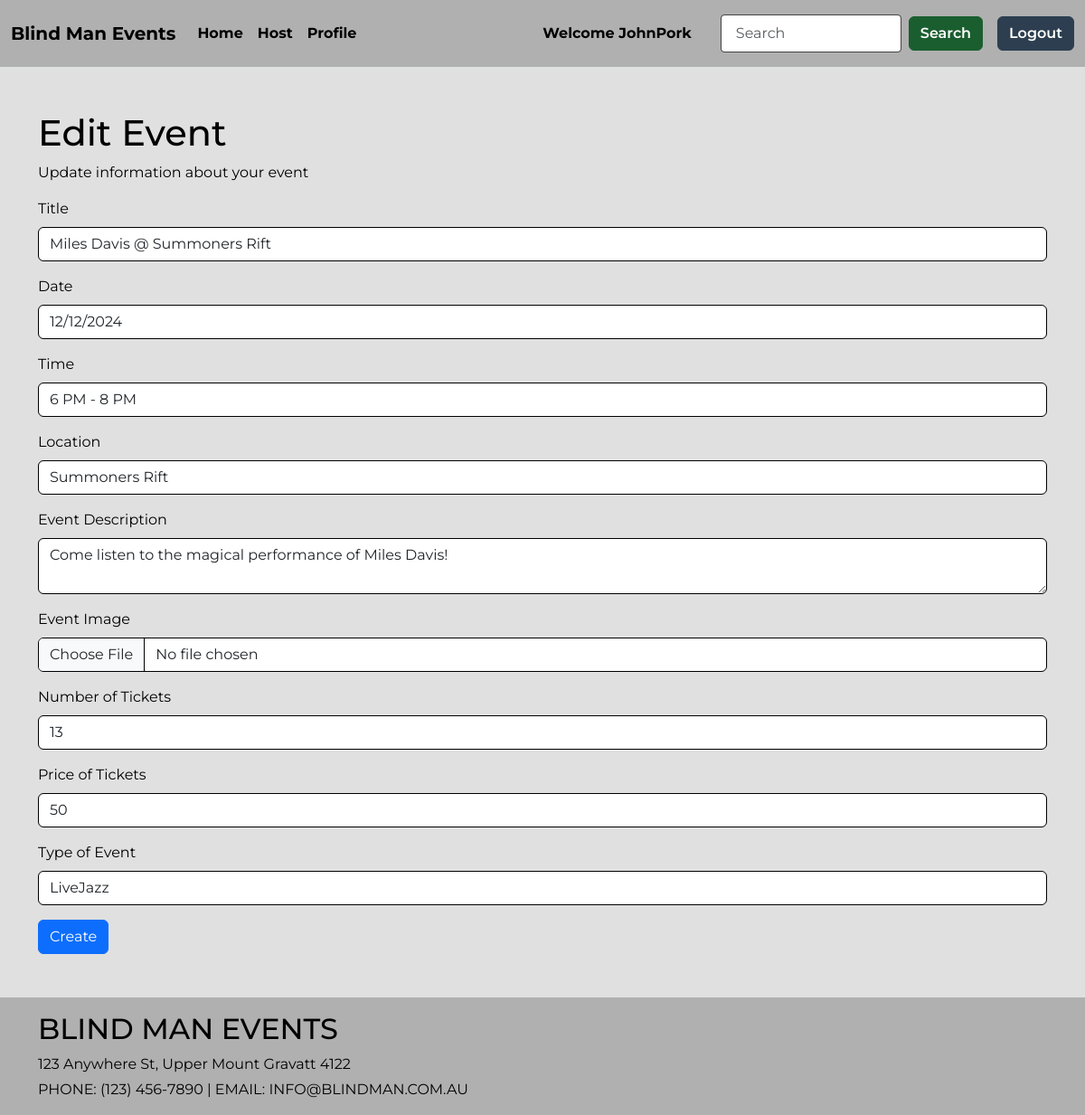
Page /events/1/edit (signed in) on the earlier database version.
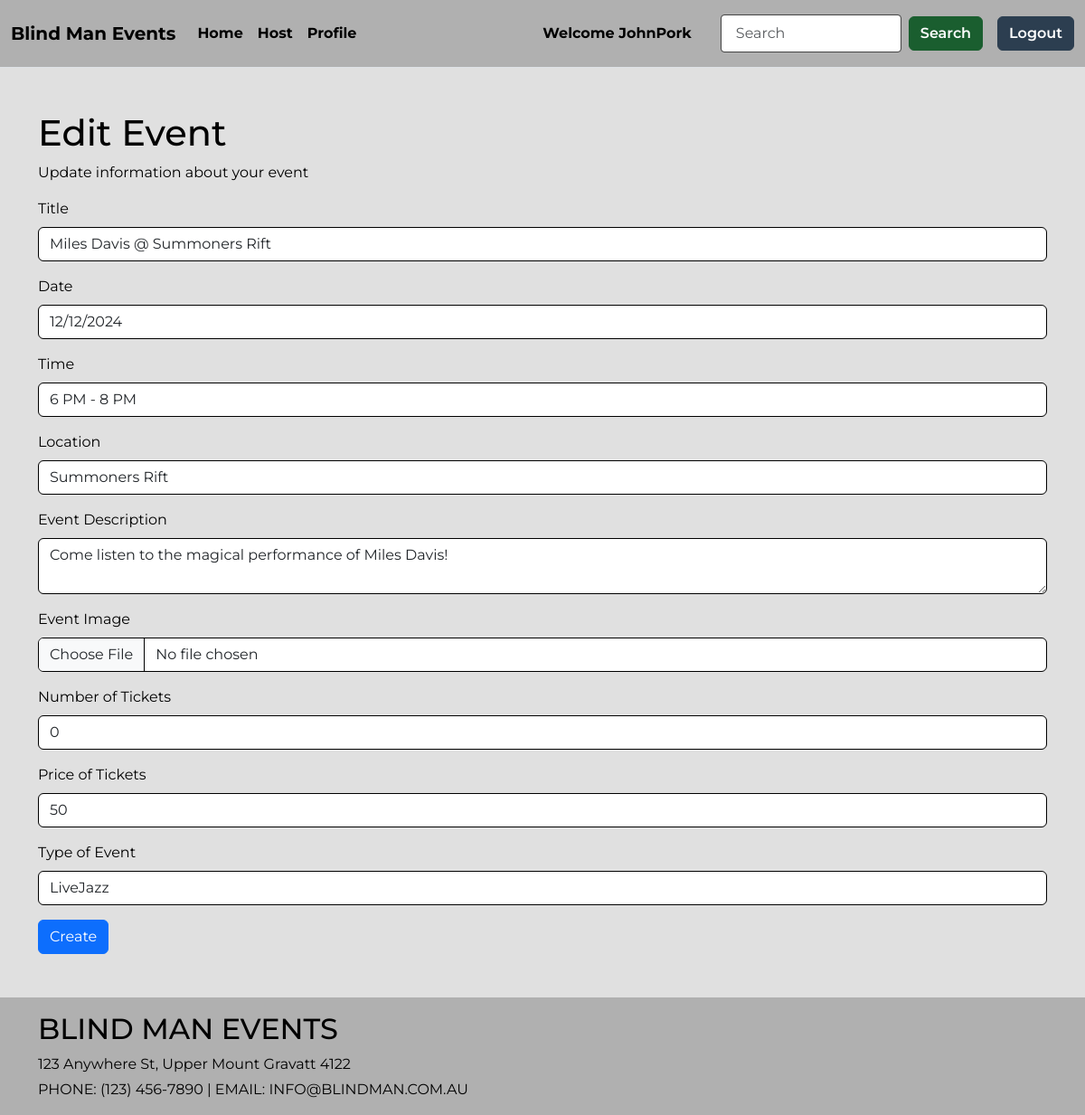
Same page on the later database version.
### music/models.py (models this page shows, shortened)
class Event(db.Model):
    __tablename__ = 'events'
    id = db.Column(db.Integer, primary_key=True)  # Primary key for each event
    title = db.Column(db.String(80))  # Title of the event
    date = db.Column(db.String(80))  # Date of the event
    time = db.Column(db.String(80))  # Time of the event
    location = db.Column(db.String(100))  # Location of the event
    event_description = db.Column(db.String(200))  # Description of the event
    event_type = db.Column(db.String(20))  # Type of event (e.g., concert, festival)
    image = db.Column(db.String(400))  # Image URL or path for the event
    tickets_remaining = db.Column(db.Integer)  # Number of tickets remaining for the event
    status = db.Column(db.String(20))  # Status of the event (e.g., Open, Sold Out, Cancelled)
    ticket_price = db.Column(db.Integer)  # Price per ticket for the event
    organizer_id = db.Column(db.Integer, db.ForeignKey('users.id'))  # ID of the user who organized the event
    comments = db.relationship('Comment', backref='event')  # Relationship to comments on the event
    booking_history = db.relationship('PurchasedTicket', backref='event')  # Relationship to purchased tickets for the event

### music/events.py (the view, shortened to what this page needs)
@eventdp.route('/<id>/edit', methods=['GET', 'POST'])
@login_required
def edit(id):
    event = db.session.scalar(db.select(Event).where(Event.id == id))
    if not event:
        abort(404)
    if event.organizer_id != current_user.id:
        flash("You are not authorized to edit this event", "danger")
        return redirect(url_for('event.show', id=id))
    form = EventForm(obj=event)
    return render_template('events/edit_event.html', form=form, event=event)

### music/forms.py
class EventForm(FlaskForm):
    title = StringField('Title', validators=[InputRequired()])
    date = StringField('Date', validators=[InputRequired()])
    time = StringField('Time', validators=[InputRequired()])
    location = StringField('Location', validators=[InputRequired()])
    event_description = TextAreaField('Event Description', validators=[InputRequired()])
    image = FileField('Event Image', validators=[
        FileRequired(message='Image cannot be empty'),
        FileAllowed(ALLOWED_FILE, message='Only PNG or JPG files allowed')
    ])
    tickets_remaining = StringField('Number of Tickets', validators=[InputRequired()])
    ticket_price = StringField('Price of Tickets', validators=[InputRequired()])
    event_type = StringField('Type of Event', validators=[InputRequired()])
    submit = SubmitField("Create")

### music/templates/events/edit_event.html
{% extends 'base.html' %}
{% from 'bootstrap5/form.html' import render_form %}
{% block content %}
<main class="container my-5">
    <h1>Edit Event</h1>
    <p>Update information about your event</p>
    {{ render_form(form) }}
</main>
{% endblock %}

Differences in the rows shown:
changed Event "Miles Davis @ Summoners Rift": tickets_remaining "13" → "0"
